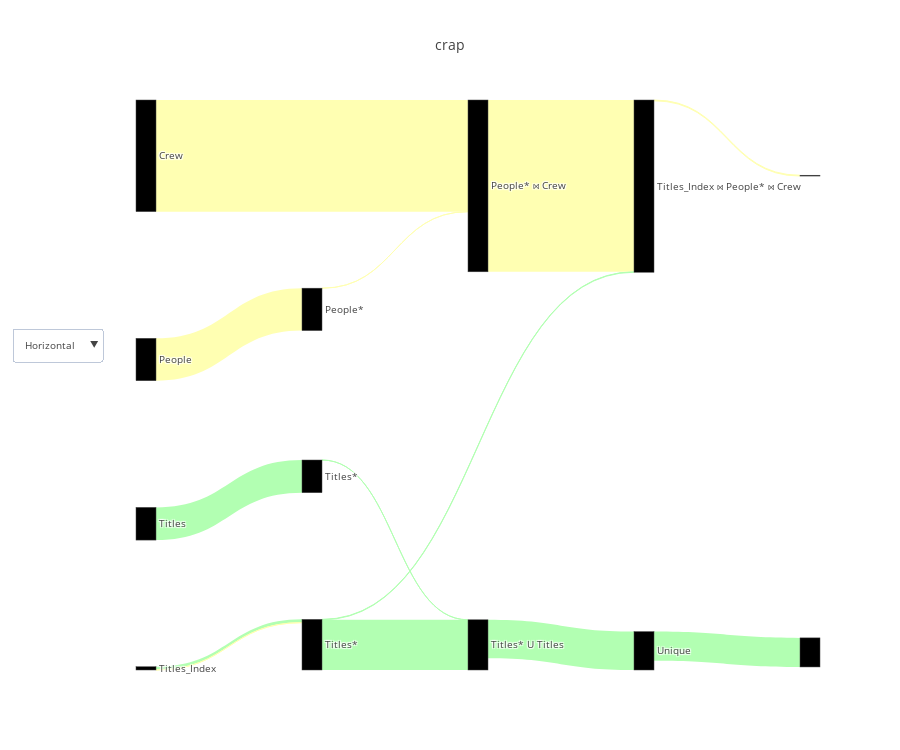

Here is the notebook cell this chart was saved with:
### Code cell
flow_df = query_renderer.get_flow_df(queries, con_str=con_str)
flow_df.loc[3, "label"] =  'Titles*'
flow_df.loc[6, "source"] = 2
flow_df.loc[6, "target"] = 3
flow_df = flow_df.append({"actual_duration": 10, "source": 3, "target": 11, "label": "", "redundent_operation":False}, ignore_index=True)
flow_df[["actual_duration", "source", "target", "label"]]
query_renderer.vizualize(flow_df, metrics=["actual_duration"], title="crap",open_=False)

### Figure 1 — Plotly figure (JSON) as saved in the notebook; plotly's stock layout.template omitted (floating-point values rounded to 4 significant figures)
{"data": [{"link": {"color": ["#b2ffb2", "#b2ffb2", "#b2ffb2", "#b2ffb2", "#b2ffb2", "#b2ffb2", "#ffffb2", "#ffffb2", "#ffffb2", "#ffffb2", "#ffffb2", "#ffffb2", "#b2ffb2"], "label": ["\nDescription: Finds relevant records by sequentially scanning the input record set. When reading from a table, Seq Scans (unlike Index Scans) perform a single read operation (only the table is read).", "\nDescription: Filter relation to hold only relevant records.Filter condition: (titles_1.genres = 'Action'::text)", "\nDescription: Uses a Bitmap Index (index which uses 1 bit per page) to find all relevant pages. Results of this node are fed to the Bitmap Heap Scan.", "\nDescription: Searches through the pages returned by the Bitmap Index Scan for relevant rows.", "\nDescription: Used in a UNION to merge multiple record sets by appending them together.", "\nDescription: Remove duplicated rows from a record set.", "\nDescription: Finds relevant records based on an Index. Index Only Scans perform a single read operation from the index and do not read from the corresponding table.", "\nDescription: Finds relevant records by sequentially scanning the input record set. When reading from a table, Seq Scans (unlike Index Scans) perform a single read operation (only the table is read).", "\nDescription: Filter relation to hold only relevant records.Filter condition: (people.name = ANY ('{\"Owen Wilson\",\"Adam Sandler\",\"Jason Segel\"}'::text[]))", "\nDescription: Finds relevant records by sequentially scanning the input record set. When reading from a table, Seq Scans (unlike Index Scans) perform a single read operation (only the table is read).", "\nDescription: Joins to record sets by hashing one of them (using a Hash Scan).Inner Join with ( c r e w . p e r s o n _ i d   =   p e o p l e . p e r s o n _ i d )", "\nDescription: Merges two record sets by looping through every record in the first set and trying to find a match in the second set. All matching records are returned.Inner Join", null], "source": [0, 1, 2, 3, 4, 5, 2, 7, 8, 9, 10, 11, 3], "target": [1, 4, 3, 4, 5, 13, 3, 8, 10, 10, 11, 12, 11], "value": [724, 1, 71, 1111, 850, 644, 1, 939, 1, 2472, 3804, 18, 10]}, "node": {"color": ["black", "black", "black", "black", "black", "black", "black", "black", "black", "black", "black", "black", "black"], "label": ["Titles", "Titles*", "Titles_Index", "Titles*", "Titles* U Titles", "Unique", "Titles_Index", "People", "People*", "Crew", "People* ⋈ Crew", "Titles_Index ⋈ People* ⋈ Crew", ""], "pad": 200}, "orientation": "h", "type": "sankey", "valueformat": ",", "valuesuffix": [" Seconds", " Seconds", " Seconds", " Seconds", " Seconds", " Seconds", " Seconds", " Seconds", " Seconds", " Seconds", " Seconds", " Seconds", " Seconds"]}], "layout": {"font": {"size": 10}, "height": 750, "title": "crap", "updatemenus": [{"buttons": [{"args": ["orientation", "h"], "label": "Horizontal", "method": "restyle"}, {"args": ["orientation", "v"], "label": "Vertical", "method": "restyle"}], "y": 0.6}]}}
